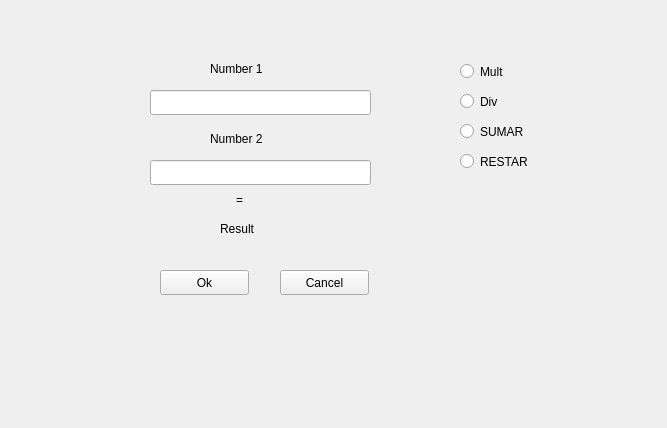
<?xml version="1.0" encoding="UTF-8"?>
<ui version="4.0">
 <class>calculator</class>
 <widget class="QMainWindow" name="calculator">
  <property name="geometry">
   <rect>
    <x>0</x>
    <y>0</y>
    <width>667</width>
    <height>428</height>
   </rect>
  </property>
  <property name="windowTitle">
   <string>Calculator</string>
  </property>
  <widget class="QWidget" name="centralwidget">
   <widget class="QPushButton" name="btnOk">
    <property name="geometry">
     <rect>
      <x>160</x>
      <y>270</y>
      <width>89</width>
      <height>25</height>
     </rect>
    </property>
    <property name="text">
     <string>Ok</string>
    </property>
   </widget>
   <widget class="QRadioButton" name="radioBtnMult">
    <property name="geometry">
     <rect>
      <x>460</x>
      <y>60</y>
      <width>111</width>
      <height>23</height>
     </rect>
    </property>
    <property name="text">
     <string>Mult</string>
    </property>
   </widget>
   <widget class="QRadioButton" name="radioBtnDiv">
    <property name="geometry">
     <rect>
      <x>460</x>
      <y>90</y>
      <width>111</width>
      <height>23</height>
     </rect>
    </property>
    <property name="text">
     <string>Div</string>
    </property>
   </widget>
   <widget class="QRadioButton" name="radioBtnSumar">
    <property name="geometry">
     <rect>
      <x>460</x>
      <y>120</y>
      <width>112</width>
      <height>23</height>
     </rect>
    </property>
    <property name="text">
     <string>SUMAR</string>
    </property>
   </widget>
   <widget class="QRadioButton" name="radioBtnRestar">
    <property name="geometry">
     <rect>
      <x>460</x>
      <y>150</y>
      <width>112</width>
      <height>23</height>
     </rect>
    </property>
    <property name="text">
     <string>RESTAR</string>
    </property>
   </widget>
   <widget class="QLineEdit" name="inputNum_1">
    <property name="geometry">
     <rect>
      <x>150</x>
      <y>90</y>
      <width>221</width>
      <height>25</height>
     </rect>
    </property>
   </widget>
   <widget class="QLineEdit" name="inputNum_2">
    <property name="geometry">
     <rect>
      <x>150</x>
      <y>160</y>
      <width>221</width>
      <height>25</height>
     </rect>
    </property>
   </widget>
   <widget class="QLabel" name="lblResult">
    <property name="geometry">
     <rect>
      <x>220</x>
      <y>220</y>
      <width>67</width>
      <height>17</height>
     </rect>
    </property>
    <property name="text">
     <string>Result</string>
    </property>
   </widget>
   <widget class="QLabel" name="num_2">
    <property name="geometry">
     <rect>
      <x>210</x>
      <y>130</y>
      <width>67</width>
      <height>17</height>
     </rect>
    </property>
    <property name="text">
     <string>Number 2</string>
    </property>
   </widget>
   <widget class="QLabel" name="num_1">
    <property name="geometry">
     <rect>
      <x>210</x>
      <y>60</y>
      <width>67</width>
      <height>17</height>
     </rect>
    </property>
    <property name="text">
     <string>Number 1</string>
    </property>
   </widget>
   <widget class="QPushButton" name="btnCancel">
    <property name="geometry">
     <rect>
      <x>280</x>
      <y>270</y>
      <width>89</width>
      <height>25</height>
     </rect>
    </property>
    <property name="text">
     <string>Cancel</string>
    </property>
   </widget>
   <widget class="QLabel" name="lbl_igual">
    <property name="geometry">
     <rect>
      <x>236</x>
      <y>190</y>
      <width>51</width>
      <height>20</height>
     </rect>
    </property>
    <property name="text">
     <string>=</string>
    </property>
   </widget>
  </widget>
 </widget>
 <resources/>
 <connections/>
</ui>
